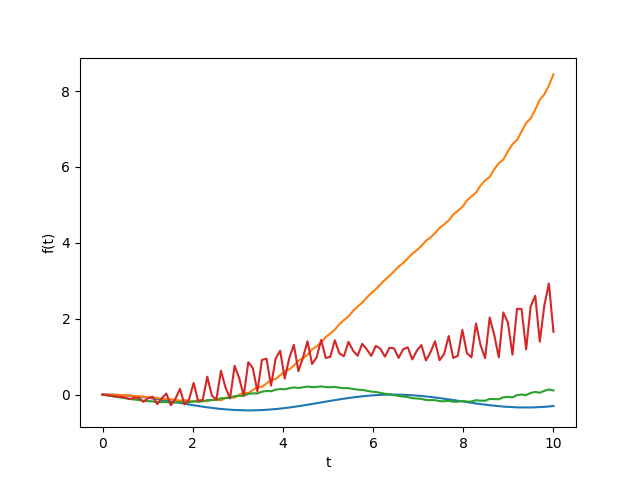

The script that drew this image:
from sympy import symbols,sympify,diff,integrate,Matrix,cos,sin
from numpy import linspace
from matplotlib.pyplot import plot,show,xlabel,ylabel

x,t,E,I,k,u_1,u_2,delta_1,delta_2,rho = symbols('x t E I k u_1 u_2 delta_1 delta_2 rho')

t3 = sympify("4*x**3-3*x")       # polinomios de hermite de grau 3 e 4 - alternativamente chebysev
t4 = sympify("8*x**4-8*x**2+1")  

wxx_1 = Matrix([\
             [diff(diff(diff(t3)))*t3,\
             diff(diff(diff(t3)))*t4],\
             [diff(diff(diff(t4)))*t3,\
             diff(diff(diff(t4)))*t4]\
      ])

wxx_2 = Matrix([\
       [(diff(diff(t3)))*diff(t3),\
       (diff(diff(t3)))*diff(t4)],\
       [(diff(diff(t4)))*diff(t3),\
       (diff(diff(t4)))*diff(t4)]\
      ])

wxx_3 = Matrix([\
       [integrate(diff(diff(t3))*diff(diff(t3)),x),\
       integrate(diff(diff(t4))*diff(diff(t3)),x)],\
       [integrate(diff(diff(t3))*diff(diff(t4),x)),\
       integrate(diff(diff(t4))*diff(diff(t4)),x)]\
      ])

intervalo_integracao = 15
P1 = wxx_1-wxx_3.subs(x,intervalo_integracao)-wxx_1-wxx_3.subs(x,0)

P2 = (-1/k)*wxx_2.subs(x,intervalo_integracao)-wxx_2.subs(x,0)

P3 = rho*integrate(Matrix([[t3*t3, t3*t4], [t4*t3, t4*t4]]) * (delta_1-delta_2*x),(x,0,intervalo_integracao))

entrada_sistema = lambda t: cos(50*t)

P4 = -1*(entrada_sistema(t) * Matrix([[t3*t3,t3*t4],[t4*t3,t4*t4]])).subs(x,intervalo_integracao)\
        -(entrada_sistema(t)*Matrix([[t3*t3,t3*t4],[t4*t3,t4*t4]])).subs(x,0)

F = integrate(Matrix([[x*cos(t)*t3],[x*cos(t)*t4]]),(x,0,1))

R1 = P4+P1

R2 = (P2+P3).subs((k, rho, delta_1, delta_2),(10**6, 3, 0.5, 0.2))
R2 = R2.subs(k, 10**6)
R2 = R2.subs(rho, 3)
R2 = R2.subs(delta_1, 0.5)
R2 = R2.subs(delta_2, 0.2)

# Analise da dinamica de R1*u +R2*u'' = F
barra_momento = R1*R2.inv()
barra_forca = R2.inv()*F


a = 0
b = 10
N = 1000
h = (b-a)/N

t = linspace(a,b,N,endpoint=True)

v1 = [0.0]
v2 = [0.0]
v3 = [0.0]
v4 = [0.0]

for i in range(len(t)-1):
    v1.append(v1[i]+h*v2[i])
    v2.append(eval(str(v2[i]+h*((barra_momento[0,0].subs(t,t[i])*v1[i]+barra_momento[0,1].subs(t,t[i])*v3[i])+(F[0].subs(t,t[i]))).subs(t,t[i])).replace("t",str(t[i]))))
    v3.append(v3[i]+h*v4[i])
    v4.append(eval(str(v4[i]+h*((barra_momento[1,0].subs(t,t[i])*v1[i]+barra_momento[1,1].subs(t,t[i])*v3[i])+(F[1].subs(t,t[i]))).subs(t,t[i])).replace("t",str(t[i]))))

plot(t,v1)
plot(t,v3)
plot(t,v2)
plot(t,v4)
xlabel("t")
ylabel("f(t)")
show()
